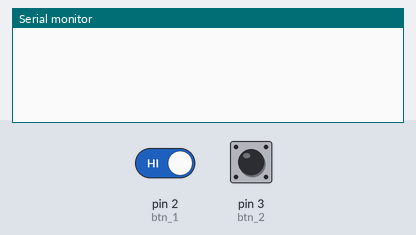
Recording of a sketch running on a simulated Arduino Uno, built with avr-gcc and run on an emulated ATmega328P. On the bench: the last lines printed to the serial monitor. The test bench sets the inputs (shaded band); at power-on: pin 3 (btn_2) HIGH, pin 2 (btn_1) HIGH.

Above: at 1.2 s.
1.3 s: pin 3 (btn_2) pulled LOW for 0.15 s
At 1.7 s:
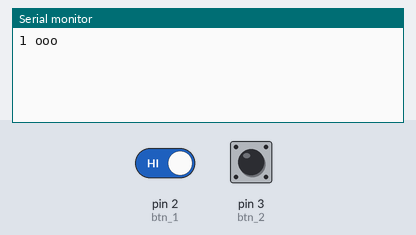
2.9 s: pin 2 (btn_1) driven LOW and pin 3 (btn_2) driven LOW
At 3.7 s:
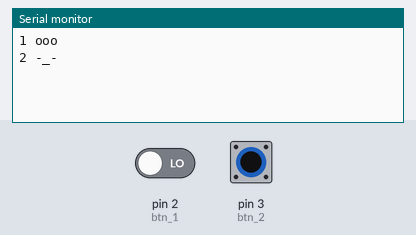

The sketch:

3C_char_16.ino
```cpp
char arr[6][6] = {
  {'1', ' ', 'o', 'o', 'o'},
  {'2', ' ', '-', '_', '-'},
  {'3', ' ', 'O', '_', 'O'},
  {'4', ' ', 'O', 'o', 'O'},
  {'5', ' ', 'g', 'g', '!'},
  {'6', ' ', 'C', '+', '+'},
};
int btn_1 = 2, btn_2 = 3, cnt = 0;
int arr_input[2] = {btn_1, btn_2};

void setup() {
  Serial.begin(9600);

  for (int i = 0; i < 2; i++) {
    pinMode(arr_input[i], INPUT);
  }
}
void loop() {
  int btn_1_state = digitalRead(btn_1), btn_2_state = digitalRead(btn_2);

  if (btn_1_state == LOW) {
    cnt++;
    if (cnt == 6) {
      cnt = 0;
    }
  }
  if (btn_2_state == LOW) {
    for (int i = 0; i < 5; i++) {
      Serial.print(arr[cnt][i]);
    }
    Serial.println();
    delay(1000);
  }
}
```

Measured:
- after the input at 1.3 s, the serial monitor: prints a new line at once (image 1)
- after the input at 2.9 s, the serial monitor: prints a new line at once (image 2)
